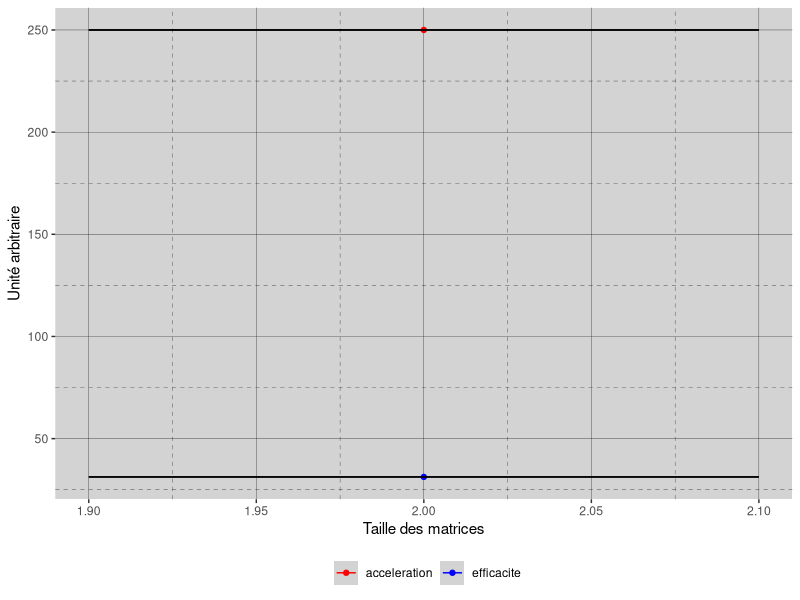

Reproduce this figure in R.
# script R permettant de comparer les temps moyens de calcul des produits de matrices carrées entre algo classique et algo transposée
# pour des tailles variant de 2000 à 5000

library(ggplot2)
library(plyr)
library(reshape2)

# extraction des données
data_para_acc <- data.frame(read.csv2(file="acc_size_fixed4.txt",sep=';', dec='.'))
data_para_eff <- data.frame(read.csv2(file="eff_size_fixed4.txt",sep=';', dec='.'))

# analyse statistique

stat_acc<-ddply(data_para_acc,c("NB_Thread"),summarise,N=length(Acc),mean=mean(Acc),sd=sd(Acc),se=1.96*(sd/sqrt(N)))
stat_eff<-ddply(data_para_eff,c("NB_Thread"),summarise,N=length(Eff),mean=mean(Eff),sd=sd(Eff),se=1.96*(sd/sqrt(N)))


# tracé des résultats obtenus

p <- ggplot()

p <- p + geom_point(data=stat_acc, aes(x=NB_Thread, y=mean, colour = "acceleration")) + geom_line(data=stat_acc, aes(x=NB_Thread, y=mean, colour = "acceleration")) 
p <- p + geom_errorbar(data=stat_acc,aes(x=NB_Thread,ymin=mean-se,ymax=mean+se),width=.2,position=position_dodge())

p <- p + geom_point(data=stat_eff, aes(x=NB_Thread, y=mean, colour = "efficacite")) + geom_line(data=stat_eff, aes(x=NB_Thread, y=mean, colour = "efficacite"))
p <- p + geom_errorbar(data=stat_eff,aes(x=NB_Thread,ymin=mean-se,ymax=mean+se),width=.2,position=position_dodge())

p <- p + xlab("Taille des matrices")
p <- p + ylab("Unité arbitraire")

cols <- c("acceleration"="red","efficacite"="blue")
p <- p + scale_colour_manual("", 
                             values = cols)

p <-  p + theme(panel.background = element_rect(fill = "lightgrey"),
                panel.grid.minor = element_line(colour = "black", linetype="dashed", size = 0.1),
                panel.grid.major = element_line(colour = "black", size = 0.1),
                legend.position="bottom")

show(p)
